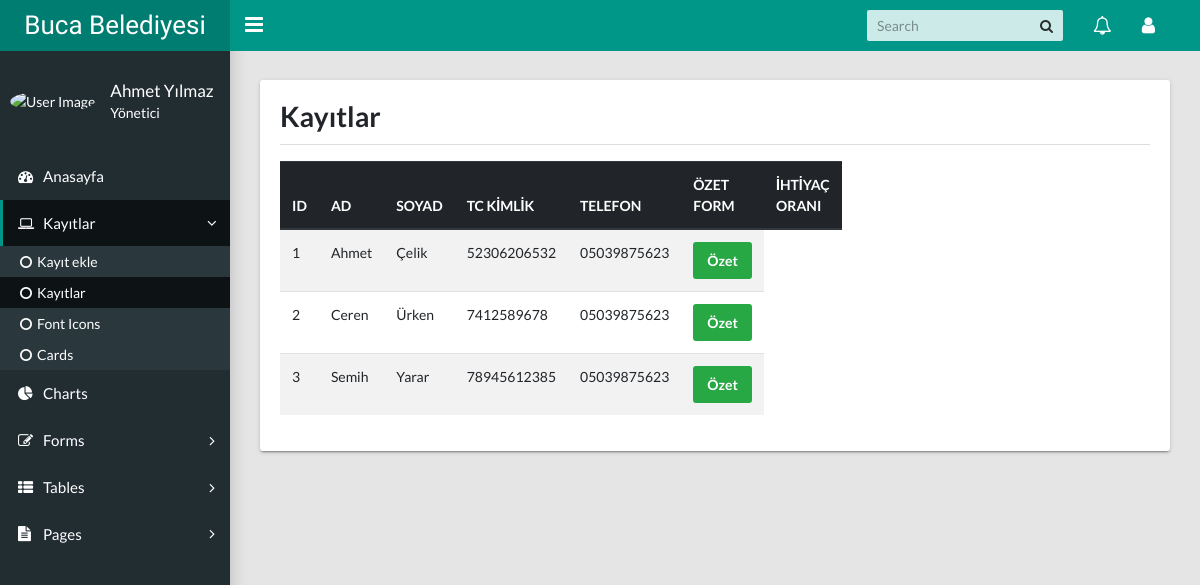
Screenshot of /kayitlar.php with the database file from the repository.
### tables this page shows
CREATE TABLE IF NOT EXISTS `users` (
  `id` int(11) NOT NULL AUTO_INCREMENT,
  `username` varchar(250) NOT NULL,
  `username_surname` varchar(100) NOT NULL,
  `user_tel` varchar(20) NOT NULL,
  `tc_kimlik` varchar(11) NOT NULL,
  `cinsiyet` varchar(25) NOT NULL,
  PRIMARY KEY (`id`)
);

### kayitlar.php (the view, shortened to what this page needs)
<?php
include("dataBase.php")
?>
<!DOCTYPE html>
<html lang="en">
  <head>
    <link rel="stylesheet" type="text/css" href="main_3.css">
    <link rel="stylesheet" type="text/css" href="https://maxcdn.bootstrapcdn.com/font-awesome/4.7.0/css/font-awesome.min.css">
  </head>
  <body class="app sidebar-mini rtl">
    <header class="app-header"><a class="app-header__logo" href="index.html">Buca Belediyesi</a>
      <a class="app-sidebar__toggle" href="#" data-toggle="sidebar" aria-label="Hide Sidebar"></a>
      <ul class="app-nav">
        <li class="app-search">
          <input class="app-search__input" type="search" placeholder="Search">
          <button class="app-search__button"><i class="fa fa-search"></i></button>
        </li>
        <li class="dropdown"><a class="app-nav__item" href="#" data-toggle="dropdown" aria-label="Show notifications"><i class="fa fa-bell-o fa-lg"></i></a>
        </li>
        <li class="dropdown"><a class="app-nav__item" href="#" data-toggle="dropdown" aria-label="Open Profile Menu"><i class="fa fa-user fa-lg"></i></a>
        </li>
      </ul>
    </header>
    <aside class="app-sidebar">
      <div class="app-sidebar__user"><img class="app-sidebar__user-avatar" src="https://s3.amazonaws.com/uifaces/faces/twitter/jsa/48.jpg" alt="User Image">
        <div>
          <p class="app-sidebar__user-name">Ahmet Yılmaz</p>
          <p class="app-sidebar__user-designation">Yönetici</p>
        </div>
      </div>
      <ul class="app-menu">
        <li><a class="app-menu__item" href="index.php"><i class="app-menu__icon fa fa-dashboard"></i><span class="app-menu__label">Anasayfa</span></a></li>
        <li class="treeview is-expanded"><a class="app-menu__item" href="kayitlar.php" data-toggle="treeview"><i class="app-menu__icon fa fa-laptop"></i><span class="app-menu__label">Kayıtlar</span><i class="treeview-indicator fa fa-angle-right"></i></a>
          <ul class="treeview-menu">
            <li><a class="treeview-item" href="kayit_ekle.php"><i class="icon fa fa-circle-o"></i> Kayıt ekle</a></li>
              <li><a class="treeview-item active" href="kayitlar.php"><i class="icon fa fa-circle-o"></i>Kayıtlar</a></li>
            <li><a class="treeview-item" href="https://fontawesome.com/v4.7.0/icons/" target="_blank" rel="noopener"><i class="icon fa fa-circle-o"></i> Font Icons</a></li>
            <li><a class="treeview-item" href="ui-cards.html"><i class="icon fa fa-circle-o"></i> Cards</a></li>
          </ul>
        </li>
        <li><a class="app-menu__item" href="charts.html"><i class="app-menu__icon fa fa-pie-chart"></i><span class="app-menu__label">Charts</span></a></li>
        <li class="treeview"><a class="app-menu__item" href="#" data-toggle="treeview"><i class="app-menu__icon fa fa-edit"></i><span class="app-menu__label">Forms</span><i class="treeview-indicator fa fa-angle-right"></i></a>
        </li>
        <li class="treeview"><a class="app-menu__item" href="#" data-toggle="treeview"><i class="app-menu__icon fa fa-th-list"></i><span class="app-menu__label">Tables</span><i class="treeview-indicator fa fa-angle-right"></i></a>
        </li>
        <li class="treeview"><a class="app-menu__item" href="#" data-toggle="treeview"><i class="app-menu__icon fa fa-file-text"></i><span class="app-menu__label">Pages</span><i class="treeview-indicator fa fa-angle-right"></i></a>
        </li>
      </ul>
    </aside>
    <main class="app-content">
         <div class="tile mb-4">
        <div class="page-header">
          <div class="row">
            <div class="col-lg-12">
              <h2 class="mb-3 line-head" id="buttons">Kayıtlar</h2>
            </div>
          </div>
        </div>
        <div class="row">
          <div class="col-lg-7">
<?php
 $query = $db->query("SELECT * FROM users", PDO::FETCH_ASSOC);
if ( $query->rowCount() )
  echo "<table class='table table-striped'>";
  echo " <thead class='thead-dark'>";
  echo "<tr>";
  echo "<th scope='col'>ID</th>";
  echo "<th scope='col'>AD</th>";
  echo "<th scope='col'>SOYAD</th>";
  echo "<th scope='col'>TC KİMLİK</th>";
  echo "<th scope='col'>TELEFON</th>";
  echo "<th scope='col'>ÖZET FORM</th>";
  echo "<th scope='col'>İHTİYAÇ ORANI</th>";
  echo "</tr>";
  echo "</thead>";
     foreach( $query as $row ){
    echo "<tr>";
    echo "<td>",$row['id'],"</td>";
    echo "<td>",$row['username'],"</td>";
    echo "<td>",$row['username_surname'],"</td>";
    echo "<td>",$row['tc_kimlik'],"</td>";
    echo "<td>",$row['user_tel'],"</td>";
    echo "<td>","<button type='submit' class='btn btn-success'>Özet</button>","</td>";
    echo "</tr>";
}
 ?>
            </div>
  </body>
</html>

### rows the page displays
users: id "1", username "Ahmet", username_surname "Çelik", tc_kimlik "52306206532", user_tel "05039875623"
users: id "2", username "Ceren", username_surname "Ürken", tc_kimlik "7412589678", user_tel "05039875623"
users: id "3", username "Semih", username_surname "Yarar", tc_kimlik "78945612385", user_tel "05039875623"
